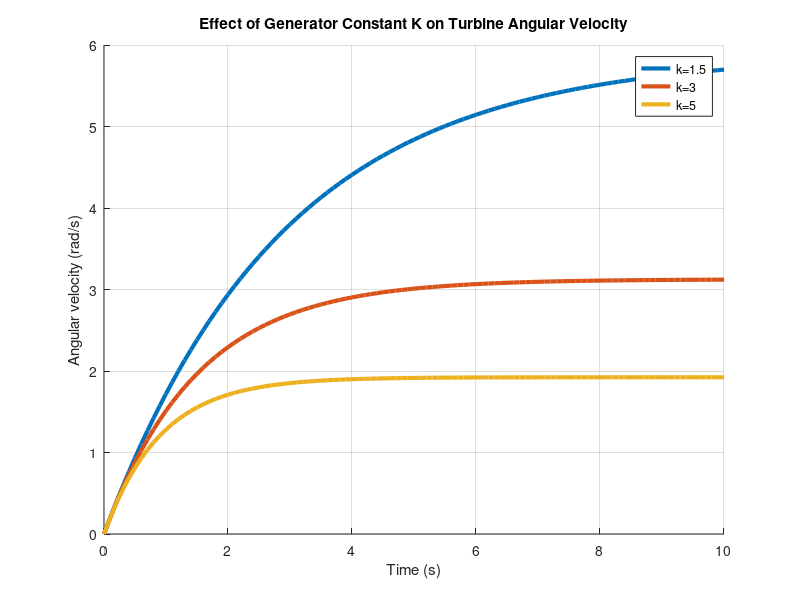

Here is the MATLAB script that generated this plot:
% Sweeps the generator resistance constant K to show its effect
% on steady-state angular velocity.

J = 5;
b = 0.2;
Taero = 10;
K_values = [1.5, 3, 5];
dt = 0.1;
t = 0:dt:10;

hold on
for K_index = 1:length(K_values)
    K = K_values(K_index);
    omega = zeros(size(t));
    omega(1) = 0;

    for i = 1:length(t)-1
        Tgen = K * omega(i);
        Tdamp = b * omega(i);
        Tnet = Taero - Tgen - Tdamp;
        domega_dt = Tnet / J;
        omega(i+1) = omega(i) + domega_dt * dt;
    end

    plot(t, omega, "LineWidth", 3)
end

legend('k=1.5', 'k=3', 'k=5')
xlabel('Time (s)')
ylabel('Angular velocity (rad/s)')
grid on
title('Effect of Generator Constant K on Turbine Angular Velocity')
